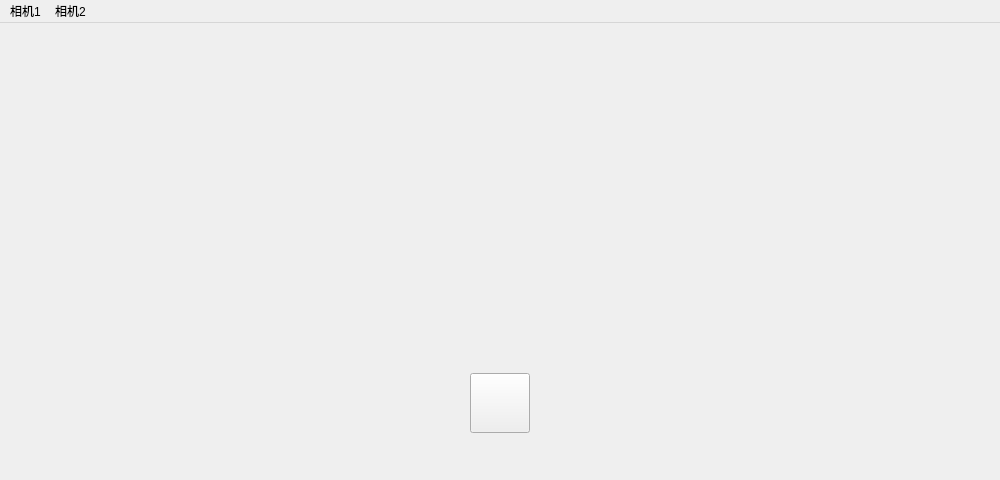
<?xml version="1.0" encoding="UTF-8"?>
<ui version="4.0">
 <class>double_capture</class>
 <widget class="QMainWindow" name="double_capture">
  <property name="geometry">
   <rect>
    <x>0</x>
    <y>0</y>
    <width>1000</width>
    <height>480</height>
   </rect>
  </property>
  <property name="windowTitle">
   <string>MainWindow</string>
  </property>
  <property name="windowIcon">
   <iconset resource="res/image.qrc">
    <normaloff>:/icon/camera.png</normaloff>:/icon/camera.png</iconset>
  </property>
  <widget class="QWidget" name="centralwidget">
   <widget class="QLabel" name="left_img">
    <property name="geometry">
     <rect>
      <x>0</x>
      <y>0</y>
      <width>500</width>
      <height>480</height>
     </rect>
    </property>
    <property name="text">
     <string/>
    </property>
    <property name="alignment">
     <set>Qt::AlignCenter</set>
    </property>
   </widget>
   <widget class="QLabel" name="right_img">
    <property name="geometry">
     <rect>
      <x>500</x>
      <y>0</y>
      <width>500</width>
      <height>480</height>
     </rect>
    </property>
    <property name="text">
     <string/>
    </property>
    <property name="alignment">
     <set>Qt::AlignCenter</set>
    </property>
   </widget>
   <widget class="QPushButton" name="capture">
    <property name="geometry">
     <rect>
      <x>470</x>
      <y>350</y>
      <width>60</width>
      <height>60</height>
     </rect>
    </property>
    <property name="cursor">
     <cursorShape>PointingHandCursor</cursorShape>
    </property>
    <property name="text">
     <string/>
    </property>
    <property name="icon">
     <iconset resource="res/image.qrc">
      <normaloff>:/icon/capture.png</normaloff>:/icon/capture.png</iconset>
    </property>
    <property name="iconSize">
     <size>
      <width>48</width>
      <height>48</height>
     </size>
    </property>
   </widget>
  </widget>
  <widget class="QMenuBar" name="menubar">
   <property name="geometry">
    <rect>
     <x>0</x>
     <y>0</y>
     <width>1000</width>
     <height>22</height>
    </rect>
   </property>
   <widget class="QMenu" name="menu_1">
    <property name="title">
     <string>相机1</string>
    </property>
   </widget>
   <widget class="QMenu" name="menu_2">
    <property name="title">
     <string>相机2</string>
    </property>
   </widget>
   <addaction name="menu_1"/>
   <addaction name="menu_2"/>
  </widget>
 </widget>
 <resources>
  <include location="res/image.qrc"/>
 </resources>
 <connections/>
</ui>
